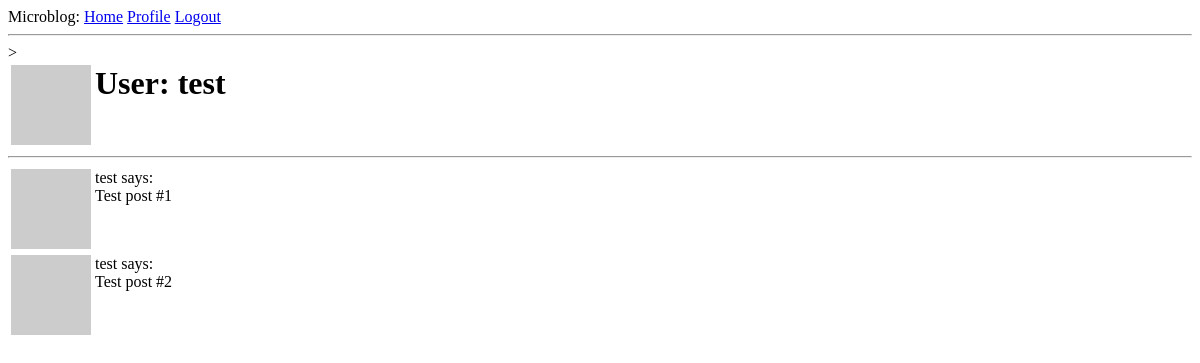
Before: /user/test (signed in) with the older database file.
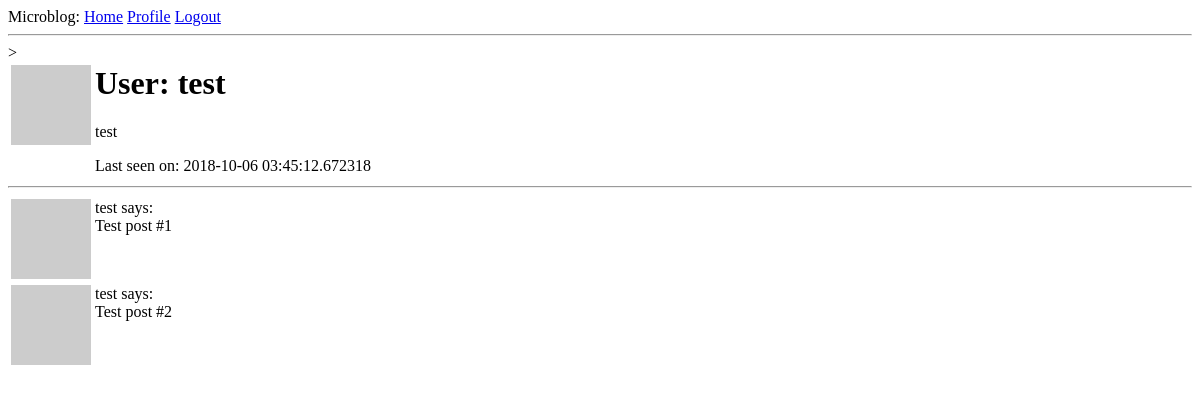
After: the same page with the newer database file.
### app/models.py (models this page shows, shortened)
class User(UserMixin, db.Model):
    id = db.Column(db.Integer, primary_key=True)
    username = db.Column(db.String(64), index=True, unique=True)
    email = db.Column(db.String(120), index=True, unique=True)
    password_hash = db.Column(db.String(128))
    posts = db.relationship("Post", backref="author", lazy="dynamic")
    about_me = db.Column(db.String(140))
    last_seen = db.Column(db.DateTime, default=datetime.utcnow)
    def avatar(self, size):
        digest = md5(self.email.lower().encode("utf-8")).hexdigest()
        return "https:/www.gravatar.com/avatar/{}?d=identicon&s={}".format(
            digest, size)

### app/routes.py (the view)
@app.route('/user/<username>')
@login_required
def user(username):
    user = User.query.filter_by(username=username).first_or_404()
    posts = [
        {'author': user, 'body': 'Test post #1'},
        {'author': user, 'body': 'Test post #2'}
    ]
    return render_template('user.html', user=user, posts=posts)

### app/models.py (called while the page is built)
@login.user_loader
def load_user(id):
    return User.query.get(int(id))

### app/routes.py (called while the page is built)
@app.before_request
def before_request():
    if current_user.is_authenticated:
        current_user.last_seen = datetime.utcnow()
        db.session.commit()

### app/templates/user.html (shortened to what this page needs)
{% extends "base.html" %}
{% block content %}
    <table>
        <tr valign="top">
            <td><img src="{{ user.avatar(128) }}"></td>
            <td>
                <h1>User: {{ user.username }}</h1>
                {% if user.about_me %}<p>{{ user.about_me }}</p>{% endif%}
                {% if user.last_seen %}<p>Last seen on: {{ user.last_seen }}</p>{% endif %}
            </td>>
        </tr>
    </table>
    <hr>
    {% for post in posts %}
        {% include "_post.html" %}
    {% endfor %}
{% endblock %}

### app/templates/_post.html
<table>
    <tr valign="top">
        <td><img src = "{{ post.author.avatar(36) }}"></td>
        <td>{{ post.author.username }} says:<br>{{ post.body }}</td>
    </tr>
</table>

Changed rows visible on the page:
changed User "test": about_me (not shown) → "test"; last_seen (not shown) → "2018-10-06 03:45:12.672318"
Other visible differences:
text now shown: "Last seen on:"
